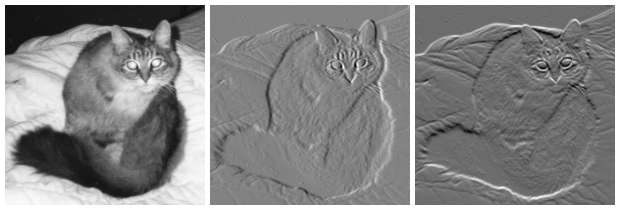
#> input picture Questoes_Primeira_Lista/Questão 13/cat.png, 620 x 210 px
$ python questao13.py
#> lines starting #> are read from the running program, lines starting #| are printed output that depends on the picture; after the words box and inside, x2 and y2 are one past the last pixel; in counts of white or black regions, pixels touching at a corner belong together
import cv2
import numpy as np

def supressao_nao_maxima(caixas_limites, pontuacao, threshold):
    if len(caixas_limites) == 0:
        return [], []

    caixas = np.array(caixas_limites)

    inicio_x = caixas[:, 0]
    inicio_y = caixas[:, 1]
    fim_x = caixas[:, 2]
    fim_y = caixas[:, 3]

    score = np.array(pontuacao)

    caixas_escolhidas = []
    pontuacao_escolhida = []

    areas = (fim_x - inicio_x + 1) * (fim_y - inicio_y + 1)

    order = np.argsort(score)

    while order.size > 0:
        index = order[-1]

        caixas_escolhidas.append(caixas_limites[index])
        pontuacao_escolhida.append(pontuacao[index])

        x1 = np.maximum(inicio_x[index], inicio_x[order[:-1]])
        x2 = np.minimum(fim_x[index], fim_x[order[:-1]])
        y1 = np.maximum(inicio_y[index], inicio_y[order[:-1]])
        y2 = np.minimum(fim_y[index], fim_y[order[:-1]])

        w = np.maximum(0.0, x2 - x1 + 1)
        h = np.maximum(0.0, y2 - y1 + 1)
        intersection = w * h

        ratio = intersection / (areas[index] + areas[order[:-1]] - intersection)

        esquerda = np.where(ratio < threshold)
        order = order[esquerda]

    return caixas_escolhidas, pontuacao_escolhida


caixas_limites = [(187, 82, 337, 317), (150, 67, 305, 282), (246, 121, 368, 304)]
pontuacao = [0.9, 0.75, 0.8]

imagem = cv2.imread('cat.png')
#> imagem is the input picture: shape (210, 620, 3); min 0, max 255, mean 134.3

org = imagem.copy()

font = cv2.FONT_HERSHEY_SIMPLEX
font_scale = 1
thickness = 2

threshold = 0.4

for (inicio_x, inicio_y, fim_x, fim_y), confidence in zip(caixas_limites, pontuacao):
    (w, h), baseline = cv2.getTextSize(str(confidence), font, font_scale, thickness)
    cv2.rectangle(org, (inicio_x, inicio_y - (2 * baseline + 5)), (inicio_x + w, inicio_y), (0, 255, 255), -1)
    cv2.rectangle(org, (inicio_x, inicio_y), (fim_x, fim_y), (0, 255, 255), 2)
    cv2.putText(org, str(confidence), (inicio_x, inicio_y), font, font_scale, (0, 0, 0), thickness)
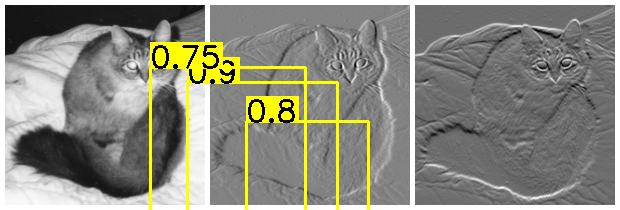
#> org: shape (210, 620, 3); 5.54% of pixels changed, all inside (x1, y1, x2, y2) = (149, 42, 370, 210)

caixas_escolhidas, pontuacao_escolhida = supressao_nao_maxima(caixas_limites, pontuacao, threshold)

for (inicio_x, inicio_y, fim_x, fim_y), confidence in zip(caixas_escolhidas, pontuacao_escolhida):
    (w, h), baseline = cv2.getTextSize(str(confidence), font, font_scale, thickness)
    cv2.rectangle(imagem, (inicio_x, inicio_y - (2 * baseline + 5)), (inicio_x + w, inicio_y), (0, 255, 255), -1)
    cv2.rectangle(imagem, (inicio_x, inicio_y), (fim_x, fim_y), (0, 255, 255), 2)
    cv2.putText(imagem, str(confidence), (inicio_x, inicio_y), font, font_scale, (0, 0, 0), thickness)
#> this loop made 1 pass
#> (w, h, baseline) on pass 1: (52, 22, 10)
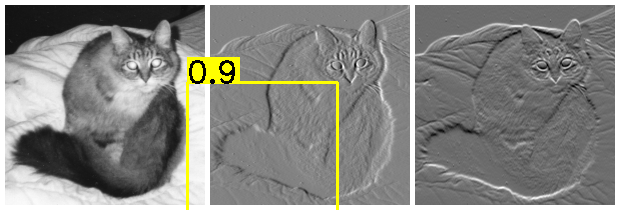
#> imagem: shape (210, 620, 3); 1.91% of pixels changed, all inside (x1, y1, x2, y2) = (186, 57, 339, 210)

cv2.imshow('Original', org)
cv2.imshow('supressao_nao_maxima', imagem)
cv2.waitKey(0)
